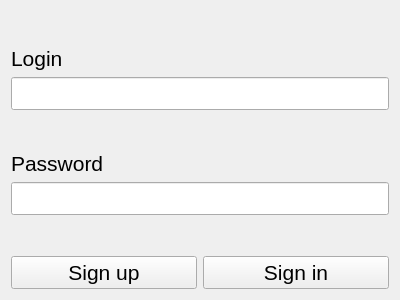
<?xml version="1.0" encoding="UTF-8"?>
<ui version="4.0">
 <class>LoginWindow</class>
 <widget class="QWidget" name="LoginWindow">
  <property name="geometry">
   <rect>
    <x>0</x>
    <y>0</y>
    <width>400</width>
    <height>300</height>
   </rect>
  </property>
  <property name="windowTitle">
   <string>Authorisation</string>
  </property>
  <layout class="QVBoxLayout" name="verticalLayout_2" stretch="1,0">
   <item>
    <layout class="QVBoxLayout" name="VL_Data">
     <item>
      <spacer name="verticalSpacer_2">
       <property name="orientation">
        <enum>Qt::Vertical</enum>
       </property>
       <property name="sizeHint" stdset="0">
        <size>
         <width>20</width>
         <height>40</height>
        </size>
       </property>
      </spacer>
     </item>
     <item>
      <widget class="QLabel" name="lLogin">
       <property name="font">
        <font>
         <pointsize>16</pointsize>
        </font>
       </property>
       <property name="text">
        <string>Login</string>
       </property>
      </widget>
     </item>
     <item>
      <widget class="QLineEdit" name="leLogin">
       <property name="font">
        <font>
         <pointsize>16</pointsize>
        </font>
       </property>
       <property name="maxLength">
        <number>16</number>
       </property>
      </widget>
     </item>
     <item>
      <spacer name="verticalSpacer_3">
       <property name="orientation">
        <enum>Qt::Vertical</enum>
       </property>
       <property name="sizeHint" stdset="0">
        <size>
         <width>20</width>
         <height>40</height>
        </size>
       </property>
      </spacer>
     </item>
     <item>
      <widget class="QLabel" name="lPassword">
       <property name="font">
        <font>
         <pointsize>16</pointsize>
        </font>
       </property>
       <property name="text">
        <string>Password</string>
       </property>
      </widget>
     </item>
     <item>
      <widget class="QLineEdit" name="lePassword">
       <property name="font">
        <font>
         <pointsize>16</pointsize>
        </font>
       </property>
       <property name="maxLength">
        <number>32</number>
       </property>
       <property name="echoMode">
        <enum>QLineEdit::Password</enum>
       </property>
      </widget>
     </item>
     <item>
      <spacer name="verticalSpacer">
       <property name="orientation">
        <enum>Qt::Vertical</enum>
       </property>
       <property name="sizeHint" stdset="0">
        <size>
         <width>20</width>
         <height>40</height>
        </size>
       </property>
      </spacer>
     </item>
    </layout>
   </item>
   <item>
    <layout class="QHBoxLayout" name="HL_Buttons">
     <item>
      <widget class="QPushButton" name="bReg">
       <property name="font">
        <font>
         <pointsize>16</pointsize>
        </font>
       </property>
       <property name="text">
        <string>Sign up</string>
       </property>
      </widget>
     </item>
     <item>
      <widget class="QPushButton" name="bAuth">
       <property name="font">
        <font>
         <pointsize>16</pointsize>
        </font>
       </property>
       <property name="text">
        <string>Sign in</string>
       </property>
      </widget>
     </item>
    </layout>
   </item>
  </layout>
 </widget>
 <resources/>
 <connections/>
</ui>
